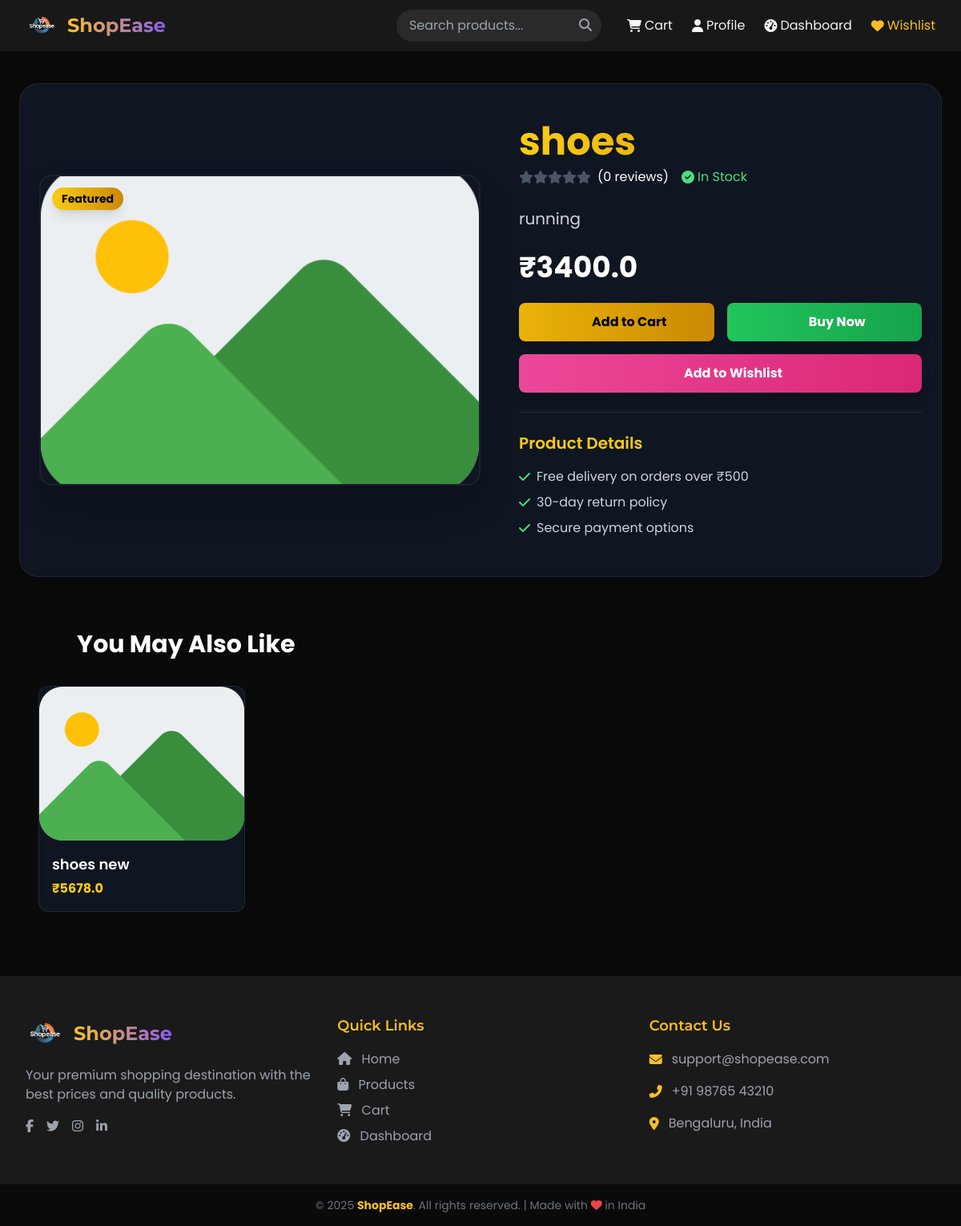
The app's page /product/4 with its own data.
### tables this page shows
CREATE TABLE products (
            id INTEGER PRIMARY KEY AUTOINCREMENT,
            name TEXT,
            price REAL,
            category TEXT,
            description TEXT,
            stock INTEGER
        , image_url TEXT, seller_id INTEGER);

### app.py (the view)
@app.route('/product/<int:product_id>')
def view_product(product_id):
    conn = sqlite3.connect('database/app.db')
    conn.row_factory = sqlite3.Row
    c = conn.cursor()
    c.execute("SELECT * FROM products WHERE id = ?", (product_id,))
    row = c.fetchone()
    if not row:
        flash("Product not found", "danger")
        return redirect(url_for('products'))
    c.execute(
        "SELECT rating, comment FROM reviews WHERE product_id = ?", (product_id,))
    review_rows = c.fetchall()
    reviews = [{"rating": r["rating"], "comment": r["comment"]}
               for r in review_rows]
    if review_rows:
        average_rating = round(sum([r["rating"]
                               for r in review_rows]) / len(review_rows))
    else:
        average_rating = 0
    product = {
        'id': row['id'],
        'name': row['name'],
        'price': row['price'],
        'description': row['description'],
        'category': row['category'],
        'stock': row['stock'],
        'image_url': row['image_url'],
        'rating': average_rating,
        'reviews': reviews
    }
    c.execute("SELECT * FROM products WHERE category = ? AND id != ? LIMIT 6",
              (row['category'], product_id))
    related_products = c.fetchall()
    conn.close()
    return render_template('product_detail.html', product=product, related_products=related_products)

### app.py (called while the page is built)
@app.context_processor
def inject_products():
    try:
        products = fetch_all_products()[:6]
    except:
        products = []
    return {'products': products}

### core/db_helper.py (called while the page is built)
def get_db_connection():
    conn = sqlite3.connect(DB_PATH)
    conn.row_factory = sqlite3.Row
    return conn

def fetch_all_products():
    conn = get_db_connection()
    cursor = conn.execute("SELECT * FROM products")
    products = cursor.fetchall()
    conn.close()
    return products

### templates/product_detail.html (shortened to what this page needs)
{% extends "layout.html" %}
{% block content %}
<link href="https://cdnjs.cloudflare.com/ajax/libs/animate.css/4.1.1/animate.min.css" rel="stylesheet">
<section class="max-w-6xl mx-auto mt-10 px-4 sm:px-6 py-12 bg-gray-900/80 backdrop-blur-sm text-white rounded-3xl shadow-2xl border border-gray-700/50 animate__animated animate__fadeIn">
  <div class="flex flex-col lg:flex-row gap-12 items-center">
    <div class="w-full lg:w-1/2 relative group">
      <div class="overflow-hidden rounded-2xl shadow-2xl border-2 border-gray-700/30">
        <img src="{{ product.image_url if product.image_url else url_for('static', filename='images/placeholder.png') }}"
             alt="{{ product.name }}"
             class="w-full h-96 object-cover transition-transform duration-500 group-hover:scale-105">
      </div>
      <div class="absolute top-4 left-4 bg-gradient-to-r from-yellow-400 to-yellow-600 text-black px-3 py-1 rounded-full text-sm font-bold shadow-lg">
        Featured
      </div>
    </div>
    <div class="flex-1 space-y-6">
      <div>
        <h1 class="text-4xl md:text-5xl font-bold text-transparent bg-clip-text bg-gradient-to-r from-yellow-400 to-yellow-600 mb-2">
        </h1>
        <div class="flex items-center space-x-4 mb-4">
          <div class="flex items-center text-yellow-400">
            {% for i in range(5) %}
              <i class="fas fa-star{% if i >= (product.rating | default(0) | int) %} text-gray-600{% endif %}"></i>
            {% endfor %}
            <span class="ml-2 text-white">({{ product.review_count | default(0) }} reviews)</span>
          </div>
          <span class="text-green-400 flex items-center">
            <i class="fas fa-check-circle mr-1"></i> In Stock
          </span>
        </div>
      </div>
      <p class="text-xl text-gray-300 leading-relaxed">
        {{ product.description }}
      </p>
      <div class="flex items-baseline space-x-4 mt-6">
        <p class="text-4xl font-bold text-white">₹{{ product.price }}</p>
      </div>
      <div class="mt-8 space-y-4">
        <div class="flex flex-wrap gap-4">
          <form method="POST" action="{{ url_for('add_to_cart', product_id=product.id) }}" class="flex-1 min-w-[200px]">
            <button type="submit"
                    class="w-full px-6 py-3 bg-gradient-to-r from-yellow-500 to-yellow-600 text-black font-bold rounded-lg shadow-lg hover:shadow-xl transition-all duration-300 transform hover:scale-[1.02] flex items-center justify-center space-x-2">
              <lord-icon
                src="https://cdn.lordicon.com/slkvcfos.json"
                trigger="hover"
                colors="primary:#121331,secondary:#121331"
                style="width:24px;height:24px">
              </lord-icon>
              <span>Add to Cart</span>
            </button>
          </form>
          <form method="POST" action="{{ url_for('buy_now', product_id=product.id) }}" class="flex-1 min-w-[200px]">
            <button type="submit"
                    class="w-full px-6 py-3 bg-gradient-to-r from-green-500 to-green-600 text-white font-bold rounded-lg shadow-lg hover:shadow-xl transition-all duration-300 transform hover:scale-[1.02] flex items-center justify-center space-x-2">
              <lord-icon
                src="https://cdn.lordicon.com/iiixgoqp.json"
                trigger="hover"
                colors="primary:#ffffff,secondary:#ffffff"
                style="width:24px;height:24px">
              </lord-icon>
              <span>Buy Now</span>
            </button>
          </form>
        </div>
        <form method="POST" action="{{ url_for('add_to_wishlist', product_id=product.id) }}" class="w-full">
          <button type="submit"
                  class="w-full px-6 py-3 bg-gradient-to-r from-pink-500 to-pink-600 text-white font-bold rounded-lg shadow-lg hover:shadow-xl transition-all duration-300 transform hover:scale-[1.02] flex items-center justify-center space-x-2">
            <lord-icon
              src="https://cdn.lordicon.com/rjzlnunf.json"
              trigger="hover"
              colors="primary:#ffffff,secondary:#ffffff"
              style="width:24px;height:24px">
            </lord-icon>
            <span>Add to Wishlist</span>
          </button>
        </form>
      </div>
      <div class="mt-10 pt-6 border-t border-gray-700/50">
        <h3 class="text-xl font-semibold mb-4 text-yellow-400">Product Details</h3>
        <ul class="space-y-2 text-gray-300">
          <li class="flex items-start">
            <i class="fas fa-check text-green-400 mt-1 mr-2"></i>
            <span>Free delivery on orders over ₹500</span>
          </li>
          <li class="flex items-start">
            <i class="fas fa-check text-green-400 mt-1 mr-2"></i>
            <span>30-day return policy</span>
          </li>
          <li class="flex items-start">
            <i class="fas fa-check text-green-400 mt-1 mr-2"></i>
            <span>Secure payment options</span>
          </li>
        </ul>
      </div>
    </div>
  </div>
</section>
<section class="max-w-6xl mx-auto mt-16 px-4 sm:px-6">
  <h2 class="text-3xl font-bold mb-8 text-white flex items-center">
    <lord-icon
      src="https://cdn.lordicon.com/wxnxiano.json"
      trigger="loop"
      delay="2000"
      colors="primary:#fbbf24,secondary:#fbbf24"
      style="width:40px;height:40px">
    </lord-icon>
    <span class="ml-2">You May Also Like</span>
  </h2>
  <div class="grid grid-cols-1 sm:grid-cols-2 lg:grid-cols-4 gap-6">
    {% for related in related_products[:4] %}
    <div class="bg-gray-900/80 backdrop-blur-sm rounded-xl overflow-hidden border border-gray-700/50 hover:border-yellow-400/30 transition-all duration-300 transform hover:-translate-y-1">
      <a href="{{ url_for('view_product', product_id=related.id) }}" class="block">
        <div class="h-48 overflow-hidden">
          <img src="{{ related.image_url if related.image_url else url_for('static', filename='images/placeholder.png') }}"
               alt="{{ related.name }}"
               class="w-full h-full object-cover transition-transform duration-500 hover:scale-110">
        </div>
        <div class="p-4">
          <h3 class="font-semibold text-lg text-white mb-1">{{ related.name }}</h3>
          <p class="text-yellow-400 font-bold">₹{{ related.price }}</p>
        </div>
      </a>
    </div>
    {% endfor %}
  </div>
</section>
{% endblock %}

### records on screen
products: description "running", price "3400.0"
products: name "shoes new", price "5678.0"

### other values on screen
{{ product.review_count | default(0) }} "0"
